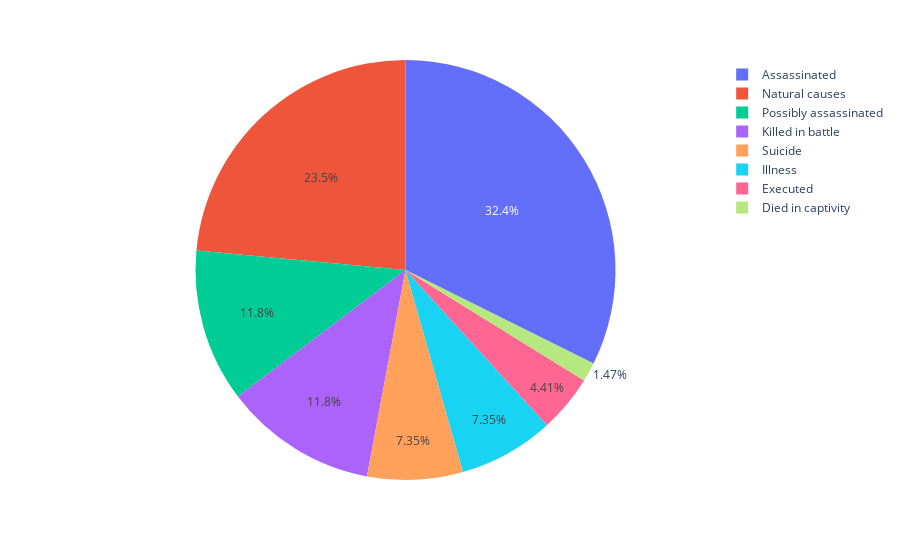

Notebook cell for this chart:
### Markdown cell above
Question 9

### Code cell
#Question 9

import matplotlib.pyplot as plt
%matplotlib inline
import plotly.express as px


emperors = pd.read_csv(r"C:\Users\nevil\Downloads\roman-emperor-reigns.csv")

fig = px.pie(emperors,  names='Cause_of_Death')
fig.show()

### Figure 1 — Plotly figure (JSON) as saved in the notebook; plotly's stock layout.template omitted (floating-point values rounded to 4 significant figures)
{"data": [{"domain": {"x": [0, 1], "y": [0, 1]}, "hovertemplate": "Cause_of_Death=%{label}<extra></extra>", "labels": ["Possibly assassinated", "Possibly assassinated", "Assassinated", "Possibly assassinated", "Suicide", "Assassinated", "Suicide", "Assassinated", "Natural causes", "Illness", "Assassinated", "Natural causes", "Natural causes", "Natural causes", "Natural causes", "Illness", "Illness", "Assassinated", "Assassinated", "Executed", "Natural causes", "Assassinated", "Assassinated", "Executed", "Assassinated", "Assassinated", "Assassinated", "Suicide", "Killed in battle", "Assassinated", "Assassinated", "Possibly assassinated", "Killed in battle", "Killed in battle", "Illness", "Assassinated", "Assassinated", "Died in captivity", "Assassinated", "Illness", "Possibly assassinated", "Assassinated", "Possibly assassinated", "Assassinated", "Assassinated", "Natural causes", "Possibly assassinated", "Killed in battle", "Natural causes", "Suicide", "Natural causes", "Natural causes", "Assassinated", "Natural causes", "Killed in battle", "Suicide", "Executed", "Killed in battle", "Natural causes", "Assassinated", "Natural causes", "Killed in battle", "Natural causes", "Natural causes", "Killed in battle", "Assassinated", "Possibly assassinated", "Natural causes"], "legendgroup": "", "name": "", "showlegend": true, "type": "pie"}], "layout": {"legend": {"tracegroupgap": 0}, "margin": {"t": 60}}}
